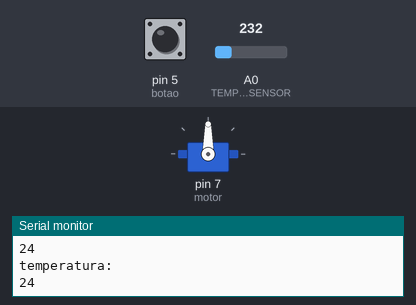
Bench run of a sketch on a simulated Arduino Uno, built for the host (arithmetic inside an expression is 32-bit, double 64-bit). On the bench: servo, the last lines printed to the serial monitor. The inputs (shaded band) are chosen by the test bench; at power-on: pin 5 (botao) LOW, A0 (TEMPERATURA_SENSOR) = 232. WiFi joins after 1.5 s; servers stay silent unless stated; no MQTT or app messages arrive unless stated.

Above: at 2.7 s.
2.8 s: pin 5 (botao) pulled HIGH for 1.2 s
At 4.8 s:
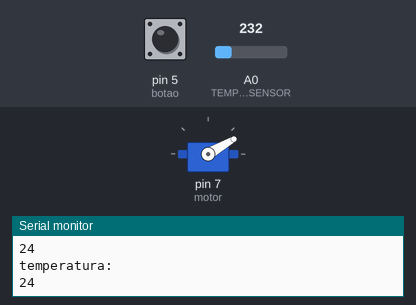
5.5 s: pin 5 (botao) pulled HIGH for 1.2 s
At 6.7 s:
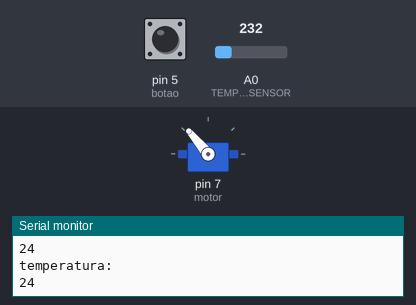
8.2 s: pin 5 (botao) pulled HIGH for 3.2 s
At 9.9 s:
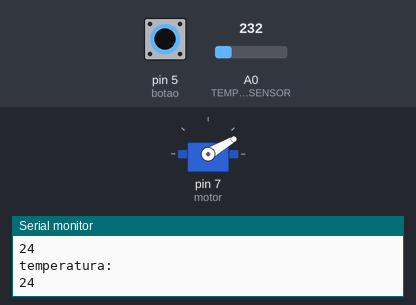
Timing chart, 0 to 11.4 s (numbered marks = the images above; inputs shaded):
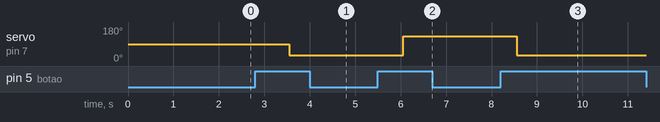

The sketch:

PROJETO_TUDO_INTERLIGADO.ino
```cpp
//#include <Ultrasonic.h>
#include <UIPEthernet.h>
#include <PubSubClient.h>
#include <Servo.h>
//temperatura
int const TEMPERATURA_SENSOR = A0;
int leitura;
float temperatura;
//proximidade
 //const int trig = 4 ;
 //const int echo = 5 ;
 //Ultrasonic ultrasonic(trig, echo);
//rede
byte mac [] = { 0xAC, 0x11, 0xDD, 0x56, 0xCC, 0xEE };
char* servidor_mqtt = "192.168.0.52";
int porta_mqtt = 1883;
long lastReconnectAttempt = 0;
//motor
Servo motor;
//botao
int const botao = 5;
int estado = LOW;
int ultimo = LOW;
int desligado = LOW;

void mensagem_mqtt( char* topic, byte* payload, unsigned int length)
{
  char* payload_char = payload;
  payload_char[length] = 0;
  String payload_String = String (payload_char);
  String topic_string = String (topic);
  Serial.println("topic:");
  Serial.print(topic_string);
  Serial.println("payload:");
  Serial.print(payload_String);
  int payload_int = payload_String.toInt();
}
EthernetClient ethernet_client;
PubSubClient pubsub (servidor_mqtt, porta_mqtt, mensagem_mqtt, ethernet_client);

boolean reconnect ()
{
  Serial.print("reconectando...");
  if (pubsub.connect("joao", "hdfojuma" , "9paGPkloSn9u"))
  {
    Serial.println("conectado");
    pubsub.publish("distancia", "JOAO");
    Serial.println("voltei");
    pubsub.subscribe("temperatura");
  }
}

void setup() {
  // put your setup code here, to run once:
  //temperautra
  pinMode(TEMPERATURA_SENSOR, INPUT);
  Serial.begin(9600);
  analogReference(INTERNAL);
  //proximidade
   //pinMode(trig, OUTPUT);
   //pinMode(echo, INPUT);
  //rede
  if (Ethernet.begin(mac) == 0)
  {
    Serial.print("não pegou ip");
  }
  else
  {
    Serial.println("conectado");
    Serial.println(Ethernet.localIP());
  }
  if (pubsub.connect("joao", "hdfojuma" , "9paGPkloSn9u"))
  {
    pubsub.publish("temperatura", "on");
     //pubsub.publish("distancia", "on" );
    Serial.println("temperatura enviada");
     //Serial.println("distancia enviada");
  }
  else
  {
    Serial.println("mqtt não connectado");
  }
  lastReconnectAttempt = 0;
  //motor
  motor.attach(7);
  pinMode(botao,INPUT);
}

void loop() {
  // put your main code here, to run repeatedly:
  //temperatura
  leitura = analogRead(TEMPERATURA_SENSOR);
  temperatura = leitura * 0.1075268817204301;
  String temperatura_string = String (temperatura);
  char temperatura_char[3];
  temperatura_string.toCharArray (temperatura_char, 3);
  pubsub.publish("temperatura", temperatura_char);
  Serial.println("temperatura: ");
  Serial.println(temperatura_char);
  delay(1000);
 estado = digitalRead(botao);
  if ( estado!= ultimo )
  {
    if ( estado == HIGH)
    {
      if ( desligado == HIGH)
      {
          motor.write(130);
          delay(500);
          desligado = LOW;
      }
      else
      {
         motor.write(30);
         delay(500);
         desligado = HIGH;
      }
    }
  }
     ultimo = estado;
  /*proximidade
   int distancia = ultrasonic.distanceRead();
   String distancia_string = String (distancia);
   char distancia_char[3];
   distancia_string.toCharArray (distancia_char, 3);
   pubsub.publish("distancia", distancia_char);
   Serial.println("distancia: ");
   Serial.println(distancia_char);
   delay(1000);
  */
  if (!pubsub.connected())
  {
    long now = millis();
    if (now - lastReconnectAttempt > 5000)
    {
      Serial.print("Reconectando...");
      lastReconnectAttempt = now;
      if (reconnect())
      {
        lastReconnectAttempt = 0;
      }
    }
  }
  else
  {
    pubsub.loop();
  }
}
```

Measured:
- after the input at 2.8 s, servo on pin 7 (motor): 90° → 30° after 0.75 s
- after the input at 5.5 s, servo on pin 7 (motor): 30° → 130° after 0.55 s
- after the input at 8.2 s, servo on pin 7 (motor): 130° → 30° after 0.36 s
